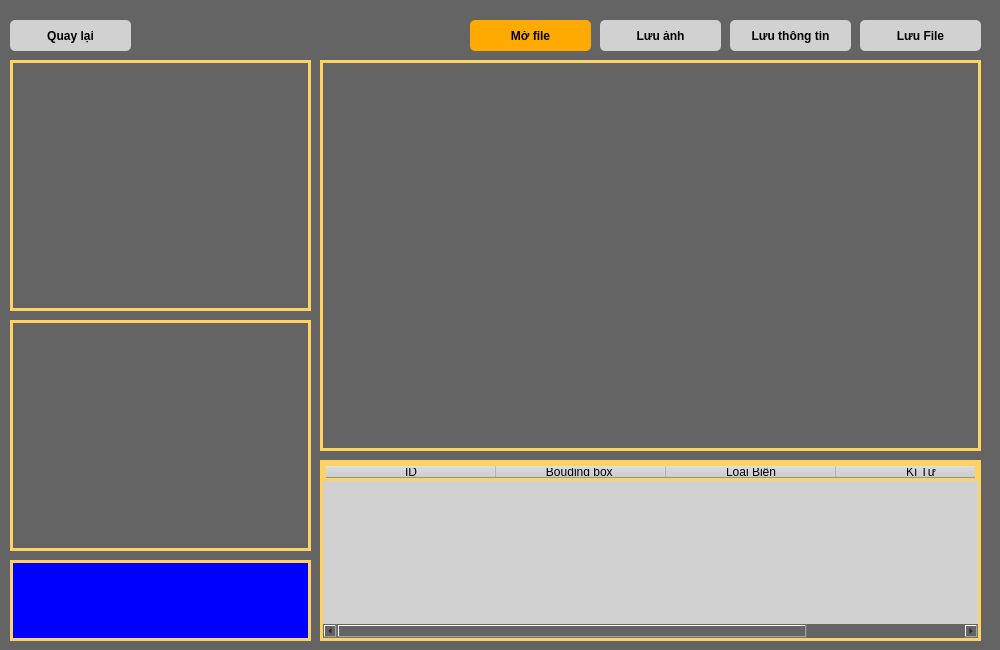
<?xml version="1.0" encoding="UTF-8"?>
<ui version="4.0">
 <class>Form</class>
 <widget class="QWidget" name="Form">
  <property name="geometry">
   <rect>
    <x>0</x>
    <y>0</y>
    <width>1000</width>
    <height>650</height>
   </rect>
  </property>
  <property name="windowTitle">
   <string>Form</string>
  </property>
  <property name="styleSheet">
   <string notr="true">background-color: rgb(100,100,100)</string>
  </property>
  <widget class="QPushButton" name="pushButton">
   <property name="geometry">
    <rect>
     <x>10</x>
     <y>20</y>
     <width>121</width>
     <height>31</height>
    </rect>
   </property>
   <property name="font">
    <font>
     <weight>75</weight>
     <bold>true</bold>
    </font>
   </property>
   <property name="styleSheet">
    <string notr="true">background-color:  rgb(209, 209, 209);
border-radius: 5px;</string>
   </property>
   <property name="text">
    <string>Quay lại</string>
   </property>
  </widget>
  <widget class="QLabel" name="label_2">
   <property name="geometry">
    <rect>
     <x>10</x>
     <y>320</y>
     <width>301</width>
     <height>231</height>
    </rect>
   </property>
   <property name="styleSheet">
    <string notr="true">border: 3px solid rgb(255, 211, 98)</string>
   </property>
   <property name="frameShape">
    <enum>QFrame::Box</enum>
   </property>
   <property name="frameShadow">
    <enum>QFrame::Plain</enum>
   </property>
   <property name="lineWidth">
    <number>3</number>
   </property>
   <property name="midLineWidth">
    <number>0</number>
   </property>
   <property name="text">
    <string/>
   </property>
  </widget>
  <widget class="QPushButton" name="pushButton_2">
   <property name="geometry">
    <rect>
     <x>600</x>
     <y>20</y>
     <width>121</width>
     <height>31</height>
    </rect>
   </property>
   <property name="font">
    <font>
     <weight>75</weight>
     <bold>true</bold>
    </font>
   </property>
   <property name="styleSheet">
    <string notr="true">background-color:  rgb(209, 209, 209);
border-radius: 5px;</string>
   </property>
   <property name="text">
    <string>Lưu ảnh</string>
   </property>
  </widget>
  <widget class="QPushButton" name="pushButton_5">
   <property name="geometry">
    <rect>
     <x>470</x>
     <y>20</y>
     <width>121</width>
     <height>31</height>
    </rect>
   </property>
   <property name="font">
    <font>
     <weight>75</weight>
     <bold>true</bold>
    </font>
   </property>
   <property name="styleSheet">
    <string notr="true">background-color:  rgb(255, 170, 0);
border-radius: 5px;</string>
   </property>
   <property name="text">
    <string>Mở file</string>
   </property>
  </widget>
  <widget class="QTableWidget" name="tableWidget">
   <property name="geometry">
    <rect>
     <x>320</x>
     <y>460</y>
     <width>661</width>
     <height>181</height>
    </rect>
   </property>
   <property name="styleSheet">
    <string notr="true">border: 3px solid rgb(255, 211, 98);
background-color:  rgb(209, 209, 209);</string>
   </property>
   <property name="frameShape">
    <enum>QFrame::Box</enum>
   </property>
   <property name="frameShadow">
    <enum>QFrame::Plain</enum>
   </property>
   <property name="lineWidth">
    <number>3</number>
   </property>
   <attribute name="horizontalHeaderCascadingSectionResizes">
    <bool>false</bool>
   </attribute>
   <attribute name="horizontalHeaderDefaultSectionSize">
    <number>170</number>
   </attribute>
   <column>
    <property name="text">
     <string>ID</string>
    </property>
   </column>
   <column>
    <property name="text">
     <string>Bouding box </string>
    </property>
   </column>
   <column>
    <property name="text">
     <string>Loại Biển</string>
    </property>
   </column>
   <column>
    <property name="text">
     <string>Kí Tự</string>
    </property>
   </column>
  </widget>
  <widget class="QPushButton" name="pushButton_3">
   <property name="geometry">
    <rect>
     <x>860</x>
     <y>20</y>
     <width>121</width>
     <height>31</height>
    </rect>
   </property>
   <property name="font">
    <font>
     <weight>75</weight>
     <bold>true</bold>
    </font>
   </property>
   <property name="styleSheet">
    <string notr="true">background-color:  rgb(209, 209, 209);
border-radius: 5px;</string>
   </property>
   <property name="text">
    <string>Lưu File</string>
   </property>
  </widget>
  <widget class="QLabel" name="label_4">
   <property name="geometry">
    <rect>
     <x>320</x>
     <y>60</y>
     <width>661</width>
     <height>391</height>
    </rect>
   </property>
   <property name="styleSheet">
    <string notr="true">border: 3px solid rgb(255, 211, 98)</string>
   </property>
   <property name="frameShape">
    <enum>QFrame::Box</enum>
   </property>
   <property name="frameShadow">
    <enum>QFrame::Plain</enum>
   </property>
   <property name="lineWidth">
    <number>3</number>
   </property>
   <property name="midLineWidth">
    <number>0</number>
   </property>
   <property name="text">
    <string/>
   </property>
  </widget>
  <widget class="QLabel" name="label">
   <property name="geometry">
    <rect>
     <x>10</x>
     <y>60</y>
     <width>301</width>
     <height>251</height>
    </rect>
   </property>
   <property name="styleSheet">
    <string notr="true">border: 3px solid rgb(255, 211, 98)</string>
   </property>
   <property name="frameShape">
    <enum>QFrame::Box</enum>
   </property>
   <property name="frameShadow">
    <enum>QFrame::Plain</enum>
   </property>
   <property name="lineWidth">
    <number>3</number>
   </property>
   <property name="midLineWidth">
    <number>0</number>
   </property>
   <property name="text">
    <string/>
   </property>
  </widget>
  <widget class="QPushButton" name="pushButton_4">
   <property name="geometry">
    <rect>
     <x>730</x>
     <y>20</y>
     <width>121</width>
     <height>31</height>
    </rect>
   </property>
   <property name="font">
    <font>
     <weight>75</weight>
     <bold>true</bold>
    </font>
   </property>
   <property name="styleSheet">
    <string notr="true">background-color:  rgb(209, 209, 209);
border-radius: 5px;</string>
   </property>
   <property name="text">
    <string>Lưu thông tin</string>
   </property>
  </widget>
  <widget class="QLabel" name="label_3">
   <property name="geometry">
    <rect>
     <x>10</x>
     <y>560</y>
     <width>301</width>
     <height>81</height>
    </rect>
   </property>
   <property name="font">
    <font>
     <pointsize>18</pointsize>
     <weight>75</weight>
     <italic>false</italic>
     <bold>true</bold>
    </font>
   </property>
   <property name="styleSheet">
    <string notr="true">background-color: rgb(0, 0, 255) ;
border: 3px solid rgb(255, 211, 98);
color: white</string>
   </property>
   <property name="frameShape">
    <enum>QFrame::Box</enum>
   </property>
   <property name="frameShadow">
    <enum>QFrame::Plain</enum>
   </property>
   <property name="lineWidth">
    <number>3</number>
   </property>
   <property name="midLineWidth">
    <number>0</number>
   </property>
   <property name="text">
    <string/>
   </property>
  </widget>
 </widget>
 <resources/>
 <connections/>
</ui>
